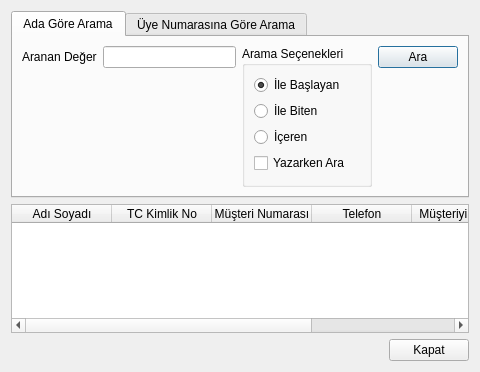
<?xml version="1.0" encoding="UTF-8"?>
<ui version="4.0">
 <class>OOUyeMusteriAramaFormu</class>
 <widget class="QDialog" name="OOUyeMusteriAramaFormu">
  <property name="geometry">
   <rect>
    <x>0</x>
    <y>0</y>
    <width>480</width>
    <height>372</height>
   </rect>
  </property>
  <property name="windowTitle">
   <string>Dialog</string>
  </property>
  <layout class="QGridLayout" name="gridLayout_2">
   <item row="0" column="0">
    <widget class="QTabWidget" name="tabWidget">
     <property name="currentIndex">
      <number>0</number>
     </property>
     <widget class="QWidget" name="tab">
      <attribute name="title">
       <string>Ada Göre Arama</string>
      </attribute>
      <layout class="QGridLayout" name="gridLayout">
       <item row="0" column="0">
        <layout class="QVBoxLayout" name="verticalLayout_2">
         <item>
          <layout class="QHBoxLayout" name="horizontalLayout">
           <item>
            <widget class="QLabel" name="lblArananDeger_2">
             <property name="text">
              <string>Aranan Değer</string>
             </property>
            </widget>
           </item>
           <item>
            <widget class="QLineEdit" name="leArananAd"/>
           </item>
          </layout>
         </item>
         <item>
          <spacer name="verticalSpacer">
           <property name="orientation">
            <enum>Qt::Vertical</enum>
           </property>
           <property name="sizeHint" stdset="0">
            <size>
             <width>20</width>
             <height>40</height>
            </size>
           </property>
          </spacer>
         </item>
        </layout>
       </item>
       <item row="0" column="1">
        <widget class="QGroupBox" name="grbAramaSecenekleri_2">
         <property name="title">
          <string>Arama Seçenekleri</string>
         </property>
         <layout class="QVBoxLayout" name="verticalLayout">
          <item>
           <widget class="QRadioButton" name="rbIleBaslayan">
            <property name="text">
             <string>İle Başlayan</string>
            </property>
            <property name="checked">
             <bool>true</bool>
            </property>
           </widget>
          </item>
          <item>
           <widget class="QRadioButton" name="rbIleBiten">
            <property name="text">
             <string>İle Biten</string>
            </property>
           </widget>
          </item>
          <item>
           <widget class="QRadioButton" name="rbIceren">
            <property name="text">
             <string>İçeren</string>
            </property>
           </widget>
          </item>
          <item>
           <widget class="QCheckBox" name="cbYazarkenAra">
            <property name="text">
             <string>Yazarken Ara</string>
            </property>
           </widget>
          </item>
         </layout>
        </widget>
       </item>
       <item row="0" column="2">
        <layout class="QVBoxLayout" name="verticalLayout_3">
         <item>
          <widget class="QPushButton" name="btnAra">
           <property name="text">
            <string>Ara</string>
           </property>
          </widget>
         </item>
         <item>
          <spacer name="verticalSpacer_2">
           <property name="orientation">
            <enum>Qt::Vertical</enum>
           </property>
           <property name="sizeHint" stdset="0">
            <size>
             <width>20</width>
             <height>40</height>
            </size>
           </property>
          </spacer>
         </item>
        </layout>
       </item>
      </layout>
     </widget>
     <widget class="QWidget" name="tab_2">
      <attribute name="title">
       <string>Üye Numarasına Göre Arama</string>
      </attribute>
     </widget>
    </widget>
   </item>
   <item row="1" column="0">
    <widget class="QTableWidget" name="tableWidget">
     <property name="columnCount">
      <number>6</number>
     </property>
     <column>
      <property name="text">
       <string>Adı Soyadı</string>
      </property>
     </column>
     <column>
      <property name="text">
       <string>TC Kimlik No</string>
      </property>
     </column>
     <column>
      <property name="text">
       <string>Müşteri Numarası</string>
      </property>
     </column>
     <column>
      <property name="text">
       <string>Telefon</string>
      </property>
     </column>
     <column>
      <property name="text">
       <string>Müşteriyi Düzelt</string>
      </property>
     </column>
     <column>
      <property name="text">
       <string>Müşteriyi Sil</string>
      </property>
     </column>
    </widget>
   </item>
   <item row="2" column="0">
    <layout class="QHBoxLayout" name="horizontalLayout_2">
     <item>
      <spacer name="horizontalSpacer">
       <property name="orientation">
        <enum>Qt::Horizontal</enum>
       </property>
       <property name="sizeHint" stdset="0">
        <size>
         <width>40</width>
         <height>20</height>
        </size>
       </property>
      </spacer>
     </item>
     <item>
      <widget class="QPushButton" name="btnKapat">
       <property name="text">
        <string>Kapat</string>
       </property>
      </widget>
     </item>
    </layout>
   </item>
  </layout>
 </widget>
 <resources/>
 <connections>
  <connection>
   <sender>btnKapat</sender>
   <signal>clicked()</signal>
   <receiver>OOUyeMusteriAramaFormu</receiver>
   <slot>reject()</slot>
   <hints>
    <hint type="sourcelabel">
     <x>405</x>
     <y>351</y>
    </hint>
    <hint type="destinationlabel">
     <x>306</x>
     <y>361</y>
    </hint>
   </hints>
  </connection>
 </connections>
</ui>
